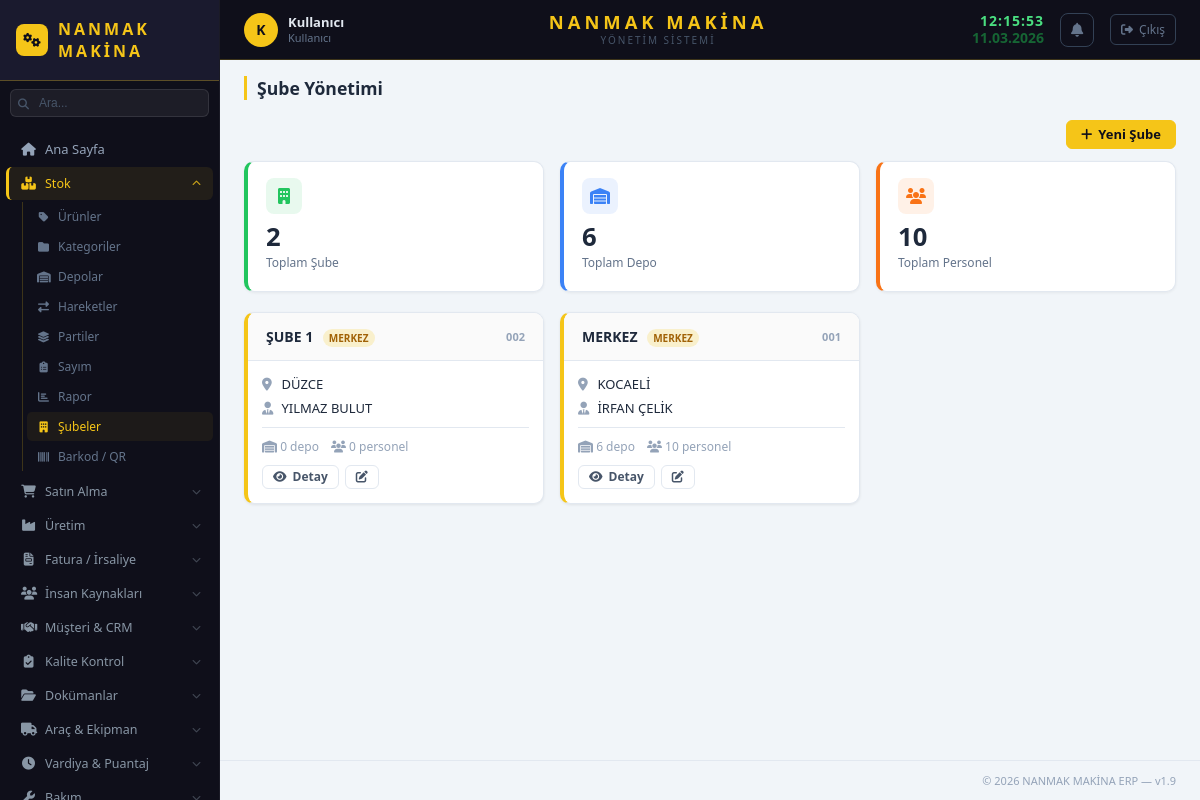
The app's page /stok/subeler (signed in) with its own data.
### app/stok/models/sistem_ayar.py (models this page shows, shortened)
class SistemAyar(db.Model):
    __tablename__ = 'sistem_ayar'
    id = db.Column(db.Integer, primary_key=True, autoincrement=True)
    anahtar = db.Column(db.String(100), unique=True, nullable=False)
    deger = db.Column(db.Text)
    aciklama = db.Column(db.String(200))
    guncelleme = db.Column(db.String(30), default=lambda: datetime.now().strftime('%d.%m.%Y %H:%M'))
    @staticmethod
    def get(anahtar, varsayilan=''):
        ayar = SistemAyar.query.filter_by(anahtar=anahtar).first()
        return ayar.deger if ayar else varsayilan

### app/stok/models/sube.py (models this page shows, shortened)
class Sube(db.Model):
    __tablename__ = 'sube'
    id = db.Column(db.Integer, primary_key=True, autoincrement=True)
    sube_kodu = db.Column(db.String(20), unique=True, nullable=False)
    sube_adi = db.Column(db.String(100), nullable=False)
    adres = db.Column(db.Text)
    sehir = db.Column(db.String(50))
    telefon = db.Column(db.String(20))
    email = db.Column(db.String(100))
    mudur = db.Column(db.String(100))
    merkez_mi = db.Column(db.Integer, default=0)  # 1 = merkez şube
    aktif = db.Column(db.Integer, default=1)
    olusturma_tarihi = db.Column(db.String(20), default=lambda: datetime.now().strftime('%d.%m.%Y'))
    depolar = db.relationship('Depo', backref='sube', lazy=True, foreign_keys='Depo.sube_id')
    personeller = db.relationship('Personel', backref='sube', lazy=True, foreign_keys='Personel.sube_id')

### app/stok/routes/sube_routes.py (the view)
@sube_bp.route('/subeler')
def sube_liste():
    subeler = Sube.query.order_by(Sube.merkez_mi.desc(), Sube.sube_adi).all()
    return render_template('sube/sube_liste.html', subeler=subeler)

### app/__init__.py (called while the page is built)
def login_gerekli_mi(endpoint, path):
    for acik in ACIK_URLLAR:
        if path.startswith(acik):
            return False
    return True

### app/kullanici/models/kullanici.py (called while the page is built)
    def birincil_rol(self):
        if self.roller:
            return self.roller[0].rol
        return None

    def admin_mi(self):
        for kr in self.roller:
            if kr.rol and kr.rol.rol_adi == 'admin':
                return True
        return False

### app/stok/templates/sube/sube_liste.html (shortened to what this page needs)
{% extends "base.html" %}
{% block page_title %}Şube Yönetimi{% endblock %}
{% block content %}
<div style="display:flex;justify-content:flex-end;margin-bottom:12px;">
    <a href="{{ url_for('sube.sube_form') }}" class="btn btn-primary"><i class="fas fa-plus"></i> Yeni Şube</a>
</div>
{% set toplam_depo = namespace(n=0) %}
{% set toplam_personel = namespace(n=0) %}
{% for s in subeler %}
  {% set toplam_depo.n = toplam_depo.n + (s.depolar|selectattr('aktif','equalto',1)|list|length) %}
  {% set toplam_personel.n = toplam_personel.n + (s.personeller|selectattr('aktif','equalto',1)|list|length) %}
{% endfor %}
<div class="stats-grid" style="margin-bottom:20px;">
    <div class="stat-card stok">
        <div class="stat-icon"><i class="fas fa-building"></i></div>
        <div class="stat-value">{{ subeler|length }}</div>
        <div class="stat-label">Toplam Şube</div>
    </div>
    <div class="stat-card satin-alma">
        <div class="stat-icon"><i class="fas fa-warehouse"></i></div>
        <div class="stat-value">{{ toplam_depo.n }}</div>
        <div class="stat-label">Toplam Depo</div>
    </div>
    <div class="stat-card uretim">
        <div class="stat-icon"><i class="fas fa-users"></i></div>
        <div class="stat-value">{{ toplam_personel.n }}</div>
        <div class="stat-label">Toplam Personel</div>
    </div>
</div>
<div class="grid grid-3" style="gap:16px;">
{% for s in subeler %}
<div class="card" style="{% if s.merkez_mi %}border-left:4px solid var(--sari);{% endif %}">
    <div class="card-header">
        <div>
            <span style="font-weight:700;">{{ s.sube_adi }}</span>
            {% if s.merkez_mi %}<span style="background:rgba(245,197,24,0.2);color:#a16207;font-size:10px;padding:2px 6px;border-radius:20px;margin-left:6px;font-weight:700;">MERKEZ</span>{% endif %}
        </div>
        <span style="font-size:11px;color:var(--gri);font-weight:600;">{{ s.sube_kodu }}</span>
    </div>
    <div style="padding:14px;">
        {% if s.sehir %}<div style="font-size:13px;margin-bottom:6px;"><i class="fas fa-map-marker-alt" style="color:var(--gri);width:16px;"></i> {{ s.sehir }}</div>{% endif %}
        {% if s.mudur %}<div style="font-size:13px;margin-bottom:6px;"><i class="fas fa-user-tie" style="color:var(--gri);width:16px;"></i> {{ s.mudur }}</div>{% endif %}
        <div style="display:flex;gap:12px;margin-top:10px;padding-top:10px;border-top:1px solid var(--gri-kenar);">
            <span style="font-size:12px;color:var(--gri);"><i class="fas fa-warehouse"></i> {{ s.depolar|selectattr('aktif','equalto',1)|list|length }} depo</span>
            <span style="font-size:12px;color:var(--gri);"><i class="fas fa-users"></i> {{ s.personeller|selectattr('aktif','equalto',1)|list|length }} personel</span>
        </div>
        <div style="display:flex;gap:6px;margin-top:10px;">
            <a href="{{ url_for('sube.sube_detay', id=s.id) }}" class="btn btn-ghost btn-sm"><i class="fas fa-eye"></i> Detay</a>
            <a href="{{ url_for('sube.sube_form', id=s.id) }}" class="btn btn-ghost btn-sm"><i class="fas fa-edit"></i></a>
        </div>
    </div>
</div>
{% else %}
<div style="grid-column:1/-1;text-align:center;padding:40px;color:var(--gri);">
    <i class="fas fa-building" style="font-size:32px;margin-bottom:8px;display:block;"></i>
    Henüz şube eklenmemiş. <a href="{{ url_for('sube.sube_form') }}">İlk şubeyi oluştur</a>
</div>
{% endfor %}
</div>
{% endblock %}

### app/stok/templates/base.html (shortened to what this page needs)
<!DOCTYPE html>
<html lang="tr">
<head>
    <link rel="stylesheet" href="{{ url_for('static', filename='css/main.css') }}">
    <link rel="stylesheet" href="https://cdnjs.cloudflare.com/ajax/libs/font-awesome/6.4.0/css/all.min.css">
</head>
<body>
<aside class="sidebar">
    <div class="sidebar-logo">
        {% if firma_logo %}
        <img src="{{ url_for('static', filename='img/' + firma_logo) }}"
             alt="{{ firma_adi }}" style="height:36px;max-width:140px;object-fit:contain;">
        {% else %}
        <span class="sidebar-logo-icon"><i class="fas fa-cogs"></i></span>
        <span class="sidebar-logo-text">{{ firma_adi }}</span>
        {% endif %}
    </div>
    <div class="sidebar-arama">
        <i class="fas fa-search sidebar-arama-ikon"></i>
        <input type="text" id="global-arama" placeholder="Ara..." autocomplete="off">
    </div>
    <nav class="sidebar-nav">
        <a href="/" class="nav-item {% if request.path == '/' %}active{% endif %}">
            <i class="fas fa-home"></i><span>Ana Sayfa</span>
        </a>
        <div class="nav-group">
            <div class="nav-group-title" id="btn-stok-menu">
                <i class="fas fa-boxes ng-icon"></i>
                <span class="ng-label">Stok</span>
                <i class="fas fa-chevron-down ng-arrow"></i>
            </div>
            <div id="stok-menu" class="nav-submenu">
                <a href="{{ url_for('stok.urun_liste') }}"><i class="fas fa-tag"></i> Ürünler</a>
                <a href="{{ url_for('kategori.kategori_liste') }}"><i class="fas fa-folder"></i> Kategoriler</a>
                <a href="{{ url_for('depo.depo_liste') }}"><i class="fas fa-warehouse"></i> Depolar</a>
                <a href="{{ url_for('hareket.hareket_liste') }}"><i class="fas fa-exchange-alt"></i> Hareketler</a>
                <a href="{{ url_for('parti.parti_liste') }}"><i class="fas fa-layer-group"></i> Partiler</a>
                <a href="{{ url_for('sayim.sayim_liste') }}"><i class="fas fa-clipboard-list"></i> Sayım</a>
                <a href="{{ url_for('rapor.mevcut_stok_raporu') }}"><i class="fas fa-chart-bar"></i> Rapor</a>
                <a href="{{ url_for('sube.sube_liste') }}"><i class="fas fa-building"></i> Şubeler</a>
                <a href="{{ url_for('barkod.barkod_panel') }}"><i class="fas fa-barcode"></i> Barkod / QR</a>
            </div>
        </div>
        <div class="nav-group">
            <div class="nav-group-title" id="btn-satin-menu">
                <i class="fas fa-shopping-cart ng-icon"></i>
                <span class="ng-label">Satın Alma</span>
                <i class="fas fa-chevron-down ng-arrow"></i>
            </div>
        </div>
        <div class="nav-group">
            <div class="nav-group-title" id="btn-uretim-menu">
                <i class="fas fa-industry ng-icon"></i>
                <span class="ng-label">Üretim</span>
                <i class="fas fa-chevron-down ng-arrow"></i>
            </div>
        </div>
        <div class="nav-group">
            <div class="nav-group-title" id="btn-fatura-menu">
                <i class="fas fa-file-invoice ng-icon"></i>
                <span class="ng-label">Fatura / İrsaliye</span>
                <i class="fas fa-chevron-down ng-arrow"></i>
            </div>
        </div>
        {% if session.get('admin') or yetki.get('ik') %}
        <div class="nav-group">
            <div class="nav-group-title" id="btn-ik-menu">
                <i class="fas fa-users ng-icon"></i>
                <span class="ng-label">İnsan Kaynakları</span>
                <i class="fas fa-chevron-down ng-arrow"></i>
            </div>
        </div>
        {% endif %}
        {% if aktif_moduller.get('crm') %}
        <div class="nav-group">
            <div class="nav-group-title" id="btn-crm-menu">
                <i class="fas fa-handshake ng-icon"></i>
                <span class="ng-label">Müşteri & CRM</span>
                <i class="fas fa-chevron-down ng-arrow"></i>
            </div>
        </div>
        {% endif %}
        {% if aktif_moduller.get('kalite') %}
        <div class="nav-group">
            <div class="nav-group-title" id="btn-kalite-menu">
                <i class="fas fa-clipboard-check ng-icon"></i>
                <span class="ng-label">Kalite Kontrol</span>
                <i class="fas fa-chevron-down ng-arrow"></i>
            </div>
        </div>
        {% endif %}
        {% if aktif_moduller.get('dokuman') %}
        <div class="nav-group">
            <div class="nav-group-title" id="btn-dokuman-menu">
                <i class="fas fa-folder-open ng-icon"></i>
                <span class="ng-label">Dokümanlar</span>
                <i class="fas fa-chevron-down ng-arrow"></i>
            </div>
        </div>
        {% endif %}
        {% if aktif_moduller.get('arac') %}
        <div class="nav-group">
            <div class="nav-group-title" id="btn-arac-menu">
                <i class="fas fa-truck ng-icon"></i>
                <span class="ng-label">Araç & Ekipman</span>
                <i class="fas fa-chevron-down ng-arrow"></i>
            </div>
        </div>
        {% endif %}
        {% if aktif_moduller.get('vardiya') %}
        <div class="nav-group">
            <div class="nav-group-title" id="btn-vardiya-menu">
                <i class="fas fa-clock ng-icon"></i>
                <span class="ng-label">Vardiya & Puantaj</span>
                <i class="fas fa-chevron-down ng-arrow"></i>
            </div>
        </div>
        {% endif %}
        {% if aktif_moduller.get('bakim') %}
        <div class="nav-group">
            <div class="nav-group-title" id="btn-bakim-menu">
                <i class="fas fa-wrench ng-icon"></i>
                <span class="ng-label">Bakım</span>
                <i class="fas fa-chevron-down ng-arrow"></i>
            </div>
        </div>
        {% endif %}
    </nav>
</aside>
<div class="main-wrapper">
    <header class="top-header">
        <div class="header-left">
            <a href="{{ url_for('kullanici.profil') }}" class="header-user" title="Profilim" style="text-decoration:none;">
                <div class="header-user-avatar">{{ session.get('tam_ad', 'K')[:1] | upper }}</div>
                <div class="header-user-info">
                    <span class="header-user-name">{{ session.get('tam_ad', 'Kullanıcı') }}</span>
                    <span class="header-user-role">{% if session.get('admin') %}Admin{% else %}Kullanıcı{% endif %}</span>
                </div>
            </a>
        </div>
        <div class="header-center">
            <div class="header-firma">{{ firma_adi }}</div>
            <div class="header-firma-alt">{{ firma_alt_baslik }}</div>
        </div>
        <div class="header-right">
            <div class="header-datetime">
                <span class="header-saat" id="header-saat">--:--:--</span>
                <span class="header-tarih" id="header-tarih">--.--.----</span>
            </div>
            <div class="bildirim-wrapper" id="bildirim-wrapper">
                <button class="bildirim-btn" onclick="toggleBildirimler()" title="Bildirimler">
                    <i class="fas fa-bell"></i>
                </button>
            </div>
            <a href="{{ url_for('kullanici.cikis') }}" class="header-cikis" title="Çıkış Yap">
                <i class="fas fa-sign-out-alt"></i>
                <span>Çıkış</span>
            </a>
        </div>
    </header>
    <div class="page-header">
        <h2 class="page-title">{% block page_title %}{% endblock %}</h2>
    </div>
    <main class="main-content">
        {% block content %}{% endblock %}
    </main>
    <footer class="footer">
        <span>© 2026 {{ firma_adi }} ERP — v1.9</span>
    </footer>
</div>
</body>
</html>

### app/stok/templates/base.html (style rules this page uses)
.bildirim-wrapper { position: relative; }
.bildirim-btn { background: none; border: 1px solid #334155; color: #64748b; width: 34px; height: 34px; border-radius: 8px; cursor: pointer; display: flex; align-items: center; justify-content: center; font-size: 14px; transition: all 0.15s; position: relative; }
.sidebar-arama { padding: 8px 10px; position: relative; }
.sidebar-arama input { width: 100%; background: rgba(255,255,255,0.06); border: 1px solid rgba(255,255,255,0.1); border-radius: 6px; padding: 6px 8px 6px 28px; color: #94a3b8; font-size: 12px; outline: none; transition: all 0.15s; }
.sidebar-arama input::placeholder { color: #475569; }
.sidebar-arama-ikon { position: absolute; left: 18px; top: 50%; transform: translateY(-50%); color: #475569; font-size: 11px; pointer-events: none; }

### records on screen
SistemAyar: deger "NANMAK MAKİNA"
SistemAyar: deger "YÖNETIM SISTEMI"
Sube: sube_adi "ŞUBE 1", merkez_mi "MERKEZ", sube_kodu "002", sehir "DÜZCE", mudur "YILMAZ BULUT", depolar|selectattr "0", personeller|selectattr "0"
Sube: sube_adi "MERKEZ", merkez_mi "MERKEZ", sube_kodu "001", sehir "KOCAELİ", mudur "İRFAN ÇELİK", depolar|selectattr "6", personeller|selectattr "10"

### other values on screen
{{ session.get('tam_ad', 'K')[:1] | upper }} "K"
{{ session.get('tam_ad', 'Kullanıcı') }} "Kullanıcı"
{{ subeler|length }} "2"
{{ toplam_depo.n }} "6"
{{ toplam_personel.n }} "10"
